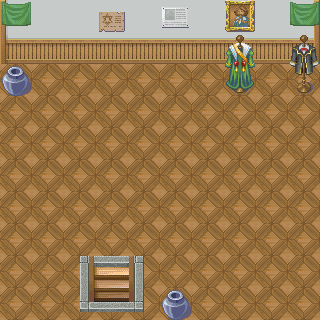

The image is a tile-based game level rendered from a .tmx file. Its description and complete source (layers, tilesets, objects, tile grids) follow:
An orthogonal 10x10 tile map with 32x32 px tiles, 3 tile layers (图块层 1, 图块层 2, 图块层 3).

<map version="1.4" tiledversion="1.4.2" orientation="orthogonal" renderorder="right-down" width="10" height="10" tilewidth="32" tileheight="32" infinite="0" nextlayerid="4" nextobjectid="1">
 <tileset firstgid="1" name="huwai" tilewidth="32" tileheight="32" tilecount="1544" columns="8">
  <image source="map/加强1.png" width="256" height="6176" />
 </tileset>
 <layer id="1" name="图块层 1" width="10" height="10">
  <data encoding="csv">
1265,1266,1266,1266,1266,1266,1266,1266,1266,1267,
1273,1274,1274,1274,1274,1274,1274,1274,1274,1275,
1237,1237,1237,1237,1237,1237,1237,1237,1237,1237,
1237,1237,1237,1237,1237,1237,1237,1237,1237,1237,
1237,1237,1237,1237,1237,1237,1237,1237,1237,1237,
1237,1237,1237,1237,1237,1237,1237,1237,1237,1237,
1237,1237,1237,1237,1237,1237,1237,1237,1237,1237,
1237,1237,1237,1237,1237,1237,1237,1237,1237,1237,
1237,1237,1237,1533,1237,1237,1237,1237,1237,1237,
1237,1237,1237,1237,1237,1237,1237,1237,1237,1237
</data>
 </layer>
 <layer id="2" name="图块层 2" width="10" height="10">
  <data encoding="csv">
1425,0,0,1427,0,1428,0,1420,0,1425,
0,0,0,0,0,0,0,1491,0,1490,
1396,0,0,0,0,0,0,1499,0,1498,
0,0,0,0,0,0,0,0,0,0,
0,0,0,0,0,0,0,0,0,0,
0,0,0,0,0,0,0,0,0,0,
0,0,0,0,0,0,0,0,0,0,
0,0,0,0,0,0,0,0,0,0,
0,0,1532,0,1534,0,0,0,0,0,
0,0,1540,1541,1542,1396,0,0,0,0
</data>
 </layer>
 <layer id="3" name="图块层 3" width="10" height="10">
  <data encoding="csv">
0,0,0,0,0,0,0,0,0,0,
0,0,0,0,0,0,0,0,0,0,
0,0,0,0,0,0,0,0,0,0,
0,0,0,0,0,0,0,0,0,0,
0,0,0,0,0,0,0,0,0,0,
0,0,0,0,0,0,0,0,0,0,
0,0,0,0,0,0,0,0,0,0,
0,0,0,0,0,0,0,0,0,0,
0,0,0,0,0,0,0,0,0,0,
0,0,0,0,0,0,0,0,0,0
</data>
 </layer>
</map>
